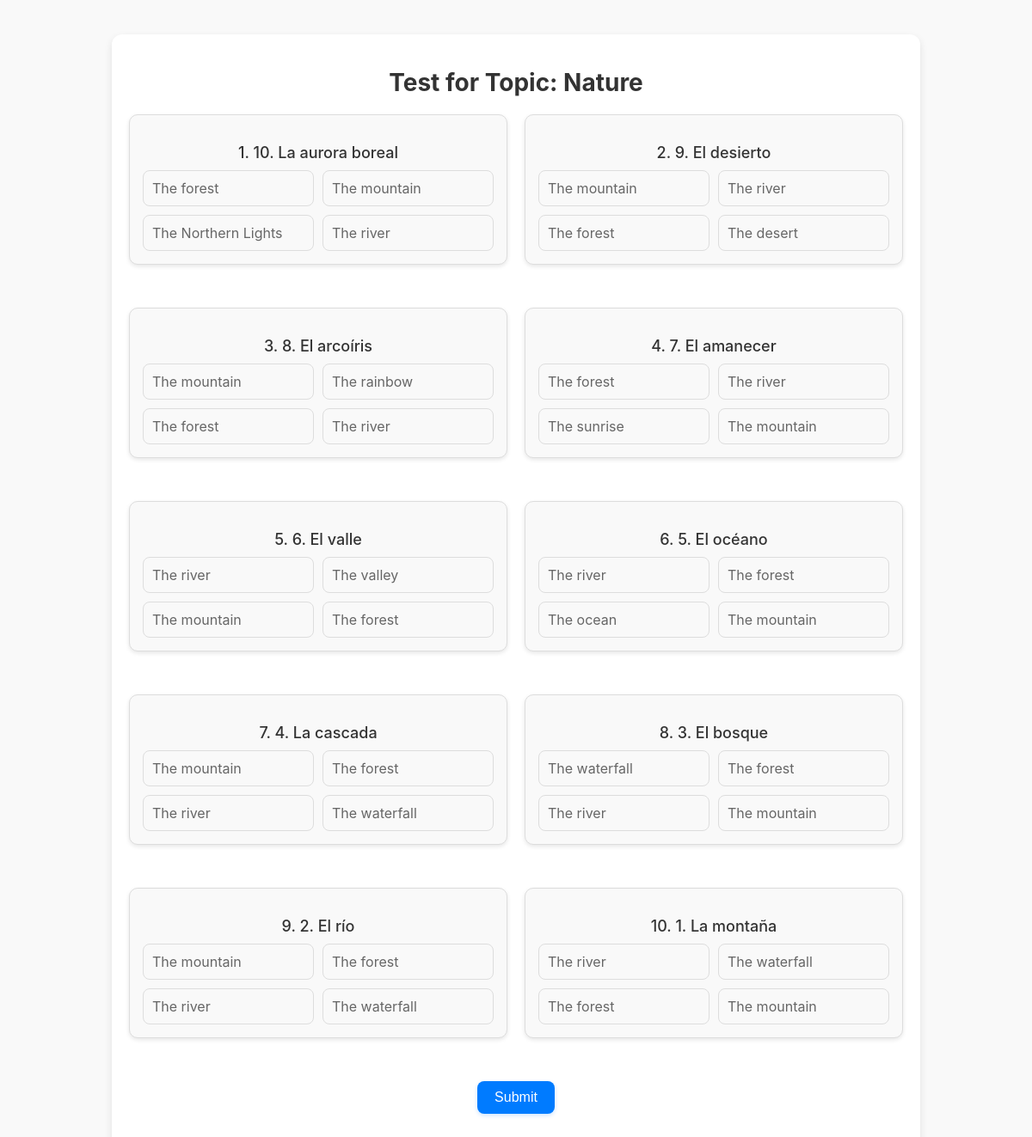
The app's page /test/8 (signed in) with its own data.
### models.py (models this page shows)
class Topic(db.Model):
    id = db.Column(db.Integer, primary_key=True)
    name = db.Column(db.String(120), nullable=False)

class Word(db.Model):
    id = db.Column(db.Integer, primary_key=True)
    word = db.Column(db.String(120), nullable=False)
    translation = db.Column(db.String(120), nullable=False)
    context = db.Column(db.String(500), nullable=False)
    topic_id = db.Column(db.Integer, db.ForeignKey('topic.id'), nullable=False)

### app.py (the view, shortened to what this page needs)
@app.route("/test/<int:topic_id>", methods=["GET", "POST"])
def test(topic_id):
    topic = db.session.get(Topic, topic_id)
    if not topic:
        flash("Topic not found.", "error")
        return redirect(url_for("dashboard"))
    progress = Progress.query.filter_by(user_id=session["user_id"], topic_id=topic_id).first()
    learned_words = progress.learned_words.split(",") if progress and progress.learned_words else []
    words = Word.query.filter(Word.topic_id == topic_id, Word.word.in_(learned_words)).order_by(Word.id.desc()).limit(
        10).all()
    if not words:
        flash("No words available for the test. Please study first.", "error")
        return redirect(url_for("study", topic_id=topic_id))
    test_data = generate_test_data(words, topic_id)
    return render_template("test.html", topic=topic, test_data=test_data)

### app.py (called while the page is built)
def generate_test_data(words, topic_id):
    test_data = []
    for word in words:
        options = [word.translation]
        incorrect_translations = Word.query.filter(Word.id != word.id, Word.topic_id == topic_id).limit(3).all()
        options += [incorrect.translation for incorrect in incorrect_translations]
        random.shuffle(options)
        test_data.append({"id": word.id, "word": word.word, "options": options})
    return test_data

### templates/test.html (shortened to what this page needs)
<!DOCTYPE html>
<html lang="en">
<head>
    <link rel="stylesheet" href="/static/style.css">
</head>
<body>
    <div class="container">
        <h1>Test for Topic: {{ topic.name }}</h1>
        <form method="POST">
            <div class="questions-grid">
                {% for word in test_data %}
                <div class="question">
                    <p class="word">{{ loop.index }}. {{ word['word'] }}</p>
                    <ul class="options">
                        {% for option in word['options'] %}
                        <li>
                            <label for="option_{{ word['id'] }}_{{ loop.index }}">{{ option }}</label>
                        </li>
                        {% endfor %}
                    </ul>
                </div>
                {% endfor %}
            </div>
            <button type="submit" class="btn">Submit</button>
        </form>
    </div>
</body>
</html>

### static/style.css (style rules this page uses)
body { font-family: -apple-system, BlinkMacSystemFont, "Segoe UI", Roboto, "Helvetica Neue", Arial, sans-serif; margin: 0; padding: 0; background-color: #f9f9f9; color: #333; }
.container { max-width: 800px; margin: 40px auto; padding: 20px; background-color: #fff; border-radius: 12px; box-shadow: 0 4px 10px rgba(0, 0, 0, 0.1); text-align: center; }
h1, h2 { color: #333; }
h1 { font-size: 28px; margin-bottom: 20px; }
.grid-item, .btn { display: block; text-align: center; padding: 15px; background-color: #007aff; color: white; text-decoration: none; font-size: 16px; font-weight: 500; border-radius: 8px; box-shadow: 0 2px 5px rgba(0, 122, 255, 0.2); transition: transform 0.2s ease, box-shadow 0.2s ease; cursor: pointer; }
.question { margin-bottom: 30px; }
.word { font-size: 18px; font-weight: 500; margin-bottom: 10px; color: #333; }
.options { list-style: none; padding: 0; margin: 0; }
.options li { margin: 8px 0; }
.options label { display: flex; align-items: center; font-size: 16px; color: #666; cursor: pointer; transition: color 0.2s ease; }
.questions-grid { display: grid; grid-template-columns: repeat(auto-fit, minmax(400px, 1fr)); gap: 20px; }

### templates/test.html (style rules this page uses)
body { font-family: -apple-system, BlinkMacSystemFont, "Segoe UI", Roboto, "Helvetica Neue", Arial, sans-serif; margin: 0; padding: 0; background-color: #f9f9f9; color: #333; }
.container { max-width: 900px; margin: 40px auto; padding: 20px; background: #fff; border-radius: 12px; box-shadow: 0 4px 10px rgba(0, 0, 0, 0.1); }
h1 { text-align: center; margin-bottom: 20px; }
.questions-grid { display: grid; grid-template-columns: repeat(auto-fit, minmax(400px, 1fr)); gap: 20px; }
.question { background: #f9f9f9; border: 1px solid #ddd; border-radius: 10px; padding: 15px; box-shadow: 0 2px 5px rgba(0, 0, 0, 0.1); }
.word { font-size: 18px; margin-bottom: 10px; }
.options { list-style: none; padding: 0; display: grid; grid-template-columns: repeat(2, 1fr); gap: 10px; }
.options li { margin: 0; }
label { display: block; padding: 10px; border: 1px solid #ddd; border-radius: 8px; background-color: #f9f9f9; text-align: center; cursor: pointer; font-size: 14px; transition: background-color 0.2s ease, color 0.2s ease; }
.btn { display: block; margin: 20px auto; padding: 10px 20px; background-color: #007BFF; color: white; border: none; border-radius: 8px; font-size: 16px; cursor: pointer; text-align: center; transition: background-color 0.2s ease; }

### records on screen
Topic: name "Nature"
Word: word "10. La aurora boreal", translation "The Northern Lights"
Word: translation "The forest", word "3. El bosque"
Word: translation "The mountain", word "1. La montaña"
Word: translation "The river", word "2. El río"
Word: word "9. El desierto", translation "The desert"
Word: word "8. El arcoíris", translation "The rainbow"
Word: word "7. El amanecer", translation "The sunrise"
Word: word "6. El valle", translation "The valley"
Word: word "5. El océano", translation "The ocean"
Word: word "4. La cascada", translation "The waterfall"
